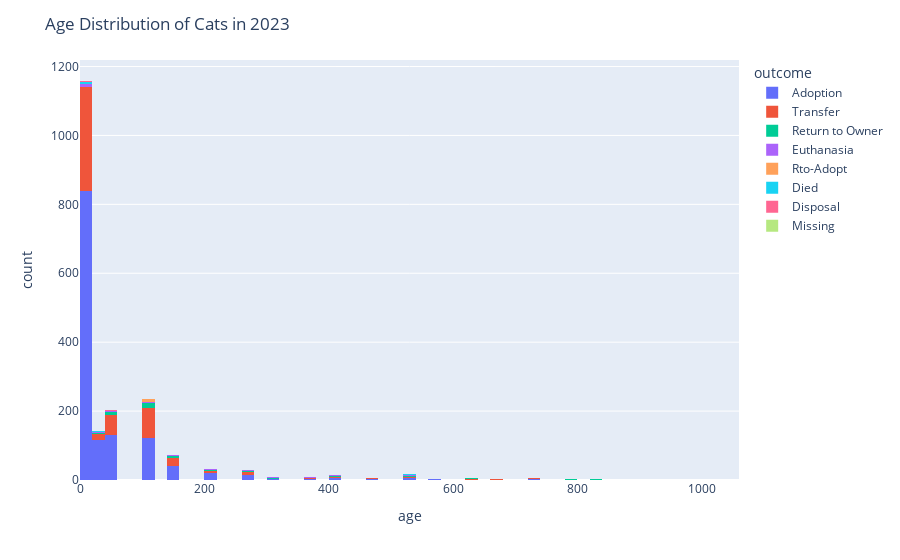

Notebook source saved alongside this figure:
### Code cell
# create a seaborn histogram for age
# kittens are weeks 0 to approximately 26 weeks
# junior cats are weeks 26 to 104
# senior cats are weeks 520+ 
fig = px.histogram(df, x="age", color="outcome", nbins=55)

fig.update_layout(title_text='Age Distribution of Cats in 2023')
fig.for_each_trace(lambda t: t.update(name=rev_outcome.get(str(t.name), t.name)))
fig.show()

### Figure 1 — Plotly figure (JSON) as saved in the notebook; plotly's stock layout.template omitted (floating-point values rounded to 4 significant figures; data arrays with more than 128 entries replaced by an {"elided": "..."} marker saying what was removed)
{"data": [{"alignmentgroup": "True", "bingroup": "x", "hovertemplate": "outcome=1<br>age=%{x}<br>count=%{y}<extra></extra>", "legendgroup": "1", "marker": {"color": "#636efa", "pattern": {"shape": ""}}, "name": "Adoption", "nbinsx": 55, "offsetgroup": "1", "orientation": "v", "showlegend": true, "type": "histogram", "x": {"elided": "1313 int values"}, "xaxis": "x", "yaxis": "y"}, {"alignmentgroup": "True", "bingroup": "x", "hovertemplate": "outcome=2<br>age=%{x}<br>count=%{y}<extra></extra>", "legendgroup": "2", "marker": {"color": "#EF553B", "pattern": {"shape": ""}}, "name": "Transfer", "nbinsx": 55, "offsetgroup": "2", "orientation": "v", "showlegend": true, "type": "histogram", "x": {"elided": "569 int values"}, "xaxis": "x", "yaxis": "y"}, {"alignmentgroup": "True", "bingroup": "x", "hovertemplate": "outcome=3<br>age=%{x}<br>count=%{y}<extra></extra>", "legendgroup": "3", "marker": {"color": "#00cc96", "pattern": {"shape": ""}}, "name": "Return to Owner", "nbinsx": 55, "offsetgroup": "3", "orientation": "v", "showlegend": true, "type": "histogram", "x": [520, 208, 104, 52, 104, 208, 312, 572, 104, 104, 832, 468, 156, 104, 780, 104, 156, 624, 32, 52, 260, 832, 52, 780, 260, 312, 104, 104, 104, 624, 104, 52, 520, 104, 416, 520, 156, 24, 104, 52, 364, 260, 104, 52, 36, 156, 884, 104, 1040, 156, 52, 52, 104, 312, 156, 104], "xaxis": "x", "yaxis": "y"}, {"alignmentgroup": "True", "bingroup": "x", "hovertemplate": "outcome=5<br>age=%{x}<br>count=%{y}<extra></extra>", "legendgroup": "5", "marker": {"color": "#ab63fa", "pattern": {"shape": ""}}, "name": "Euthanasia", "nbinsx": 55, "offsetgroup": "5", "orientation": "v", "showlegend": true, "type": "histogram", "x": [5, 624, 104, 208, 312, 32, 156, 260, 520, 416, 8, 260, 156, 260, 16, 5, 4, 104, 416, 364, 52, 52, 52, 32, 104, 4, 208, 416, 520], "xaxis": "x", "yaxis": "y"}, {"alignmentgroup": "True", "bingroup": "x", "hovertemplate": "outcome=4<br>age=%{x}<br>count=%{y}<extra></extra>", "legendgroup": "4", "marker": {"color": "#FFA15A", "pattern": {"shape": ""}}, "name": "Rto-Adopt", "nbinsx": 55, "offsetgroup": "4", "orientation": "v", "showlegend": true, "type": "histogram", "x": [104, 104, 104, 104, 28, 104, 208, 104, 104, 728, 104], "xaxis": "x", "yaxis": "y"}, {"alignmentgroup": "True", "bingroup": "x", "hovertemplate": "outcome=6<br>age=%{x}<br>count=%{y}<extra></extra>", "legendgroup": "6", "marker": {"color": "#19d3f3", "pattern": {"shape": ""}}, "name": "Died", "nbinsx": 55, "offsetgroup": "6", "orientation": "v", "showlegend": true, "type": "histogram", "x": [520, null, 4, 260, 4, 5, 260, 4, 24, 364, 156, 4, null, 208, 8, 12], "xaxis": "x", "yaxis": "y"}, {"alignmentgroup": "True", "bingroup": "x", "hovertemplate": "outcome=9<br>age=%{x}<br>count=%{y}<extra></extra>", "legendgroup": "9", "marker": {"color": "#FF6692", "pattern": {"shape": ""}}, "name": "Disposal", "nbinsx": 55, "offsetgroup": "9", "orientation": "v", "showlegend": true, "type": "histogram", "x": [52, 16, 8, 104], "xaxis": "x", "yaxis": "y"}, {"alignmentgroup": "True", "bingroup": "x", "hovertemplate": "outcome=8<br>age=%{x}<br>count=%{y}<extra></extra>", "legendgroup": "8", "marker": {"color": "#B6E880", "pattern": {"shape": ""}}, "name": "Missing", "nbinsx": 55, "offsetgroup": "8", "orientation": "v", "showlegend": true, "type": "histogram", "x": [44, 16], "xaxis": "x", "yaxis": "y"}], "layout": {"barmode": "relative", "legend": {"title": {"text": "outcome"}, "tracegroupgap": 0}, "margin": {"t": 60}, "title": {"text": "Age Distribution of Cats in 2023"}, "xaxis": {"anchor": "y", "domain": [0, 1], "title": {"text": "age"}}, "yaxis": {"anchor": "x", "domain": [0, 1], "title": {"text": "count"}}}}
